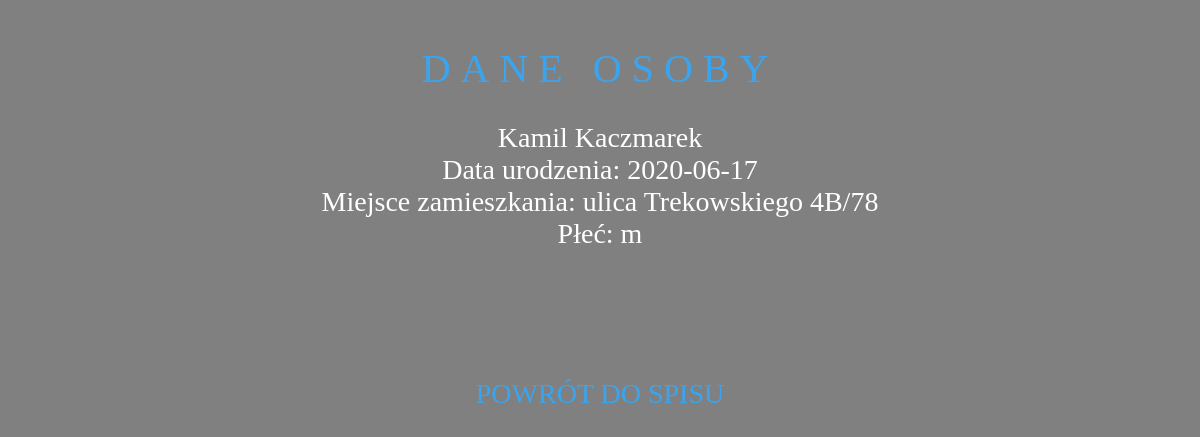
The page /inf.php?osoba=4 on the database its author committed.
### tables this page shows
CREATE TABLE `osoby` (
  `id` int(11) NOT NULL,
  `name` text NOT NULL,
  `surname` text NOT NULL,
  `bdate` date NOT NULL,
  `adres` text NOT NULL,
  `num` int(11) NOT NULL,
  `sex` text NOT NULL
);

### inf.php (the view, shortened to what this page needs)
<head>
<link rel="stylesheet" href="main.css">
<h1> Dane Osoby </h1>
</head>
<body style="background-color: grey; color: white">
<?php
require_once 'dbconnect.php';
$polaczenie = mysqli_connect($host, $user, $pass, $db);
$id_osoby = $_GET['osoba'];
$daneOs = "SELECT * FROM osoby WHERE id = $id_osoby";
$rezultat = $polaczenie->query($daneOs);
$wiersz = $rezultat->fetch_assoc();
$osoba = $wiersz['name'].' '.$wiersz['surname'].'</br>'.'Data urodzenia: '.$wiersz['bdate'].'</br>Miejsce zamieszkania: ulica '.$wiersz['adres'].'</br>Płeć: '.$wiersz['sex'];
echo $osoba;
?>
</body>
<footer>
<a style="color: #39a5f1" href= 'index.php'> POWRÓT DO SPISU </a>
</footer>

### main.css (style rules this page uses)
body { background-color: grey; font-size: 28px; text-decoration: none; text-align: center; color: #fff; }
a:link { color: rgb(255, 255, 255); text-decoration: none; transform: none; }
h1 { font-size: 40px; font-weight: 400; color: #39a5f1; margin-top: 45px; margin-bottom: 30px; letter-spacing: 10px; text-transform: uppercase; }

### rows shown on the page
osoby: name "Kamil", surname "Kaczmarek", bdate "2020-06-17", adres "Trekowskiego 4B/78", sex "m"
